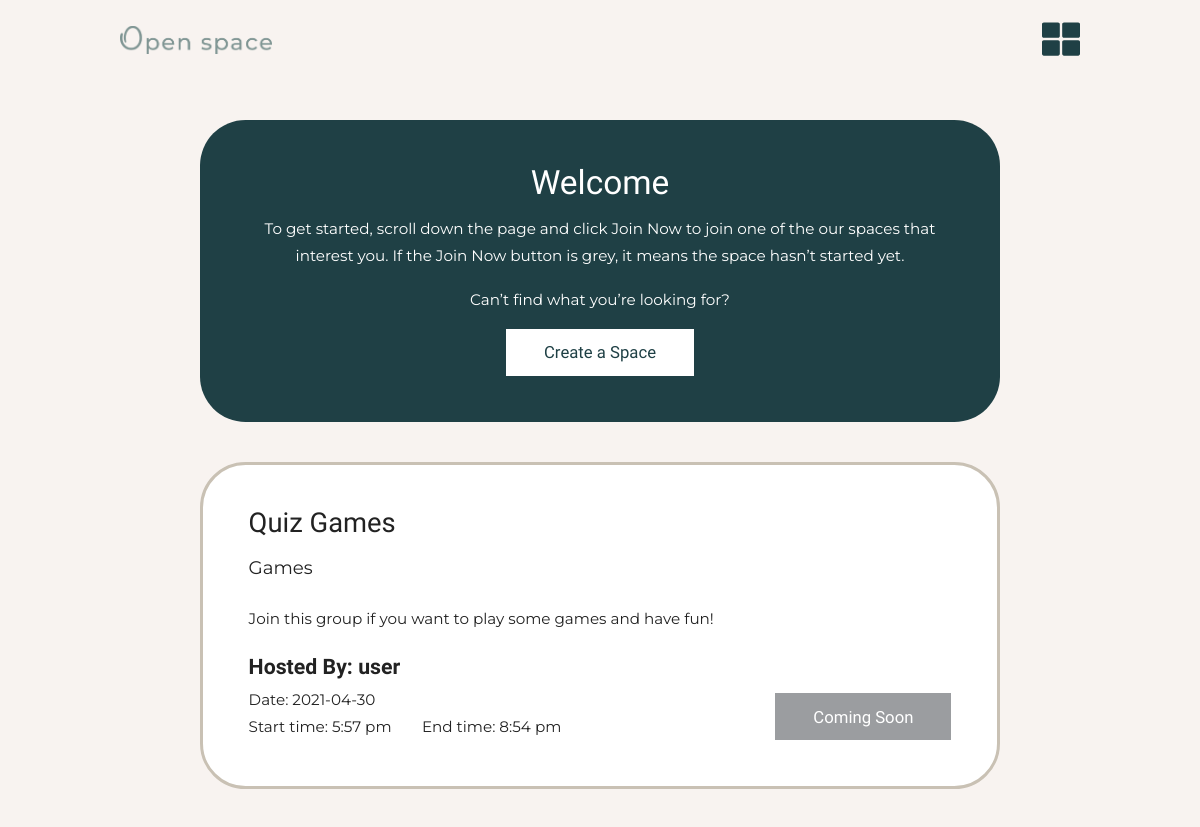
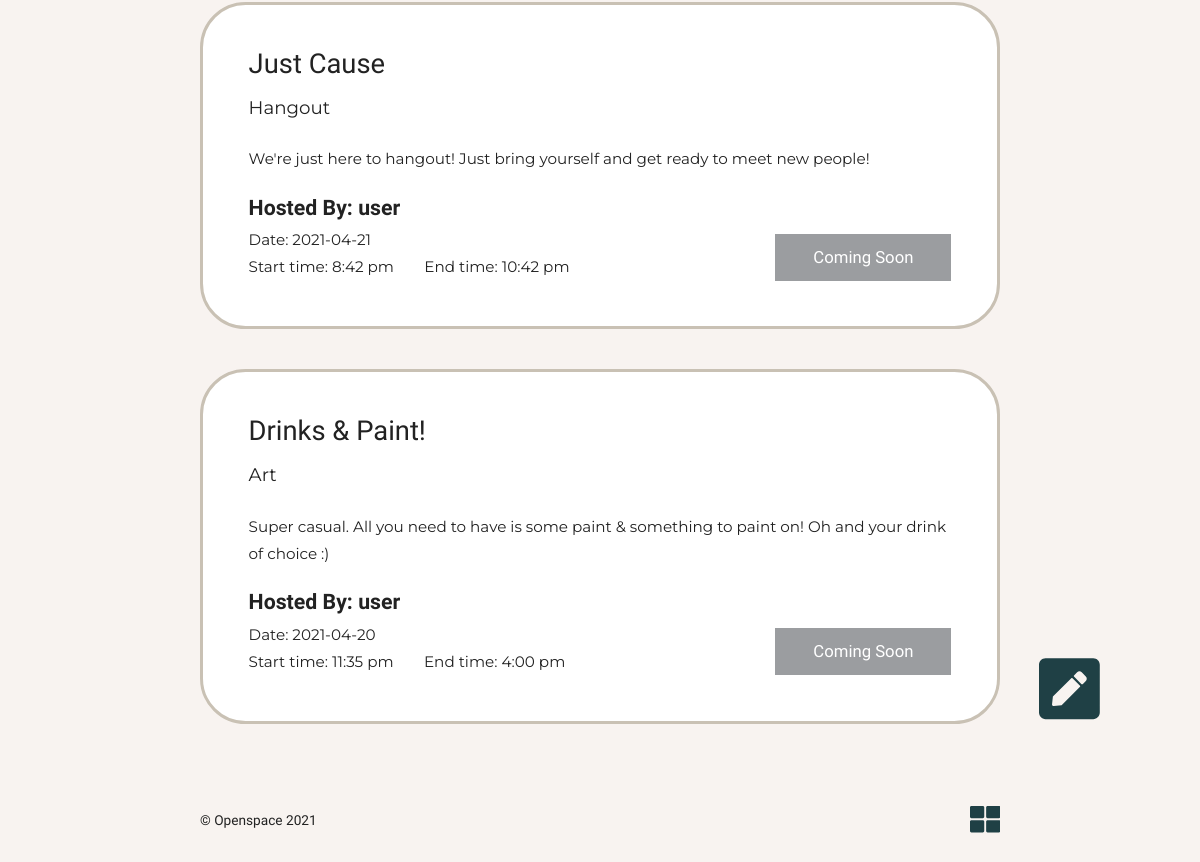
Page /dashboard.php (signed in) on the earlier database version (2 pictures, top to bottom).
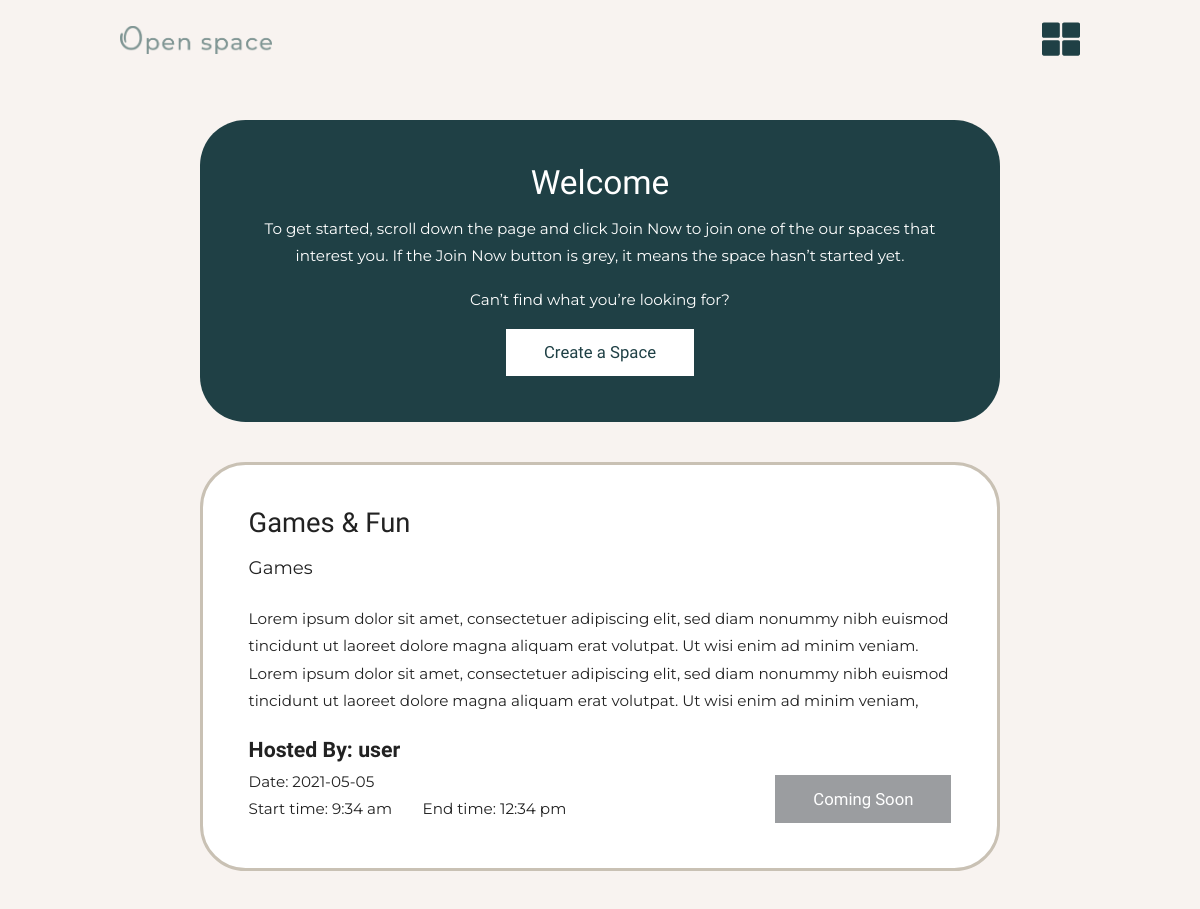
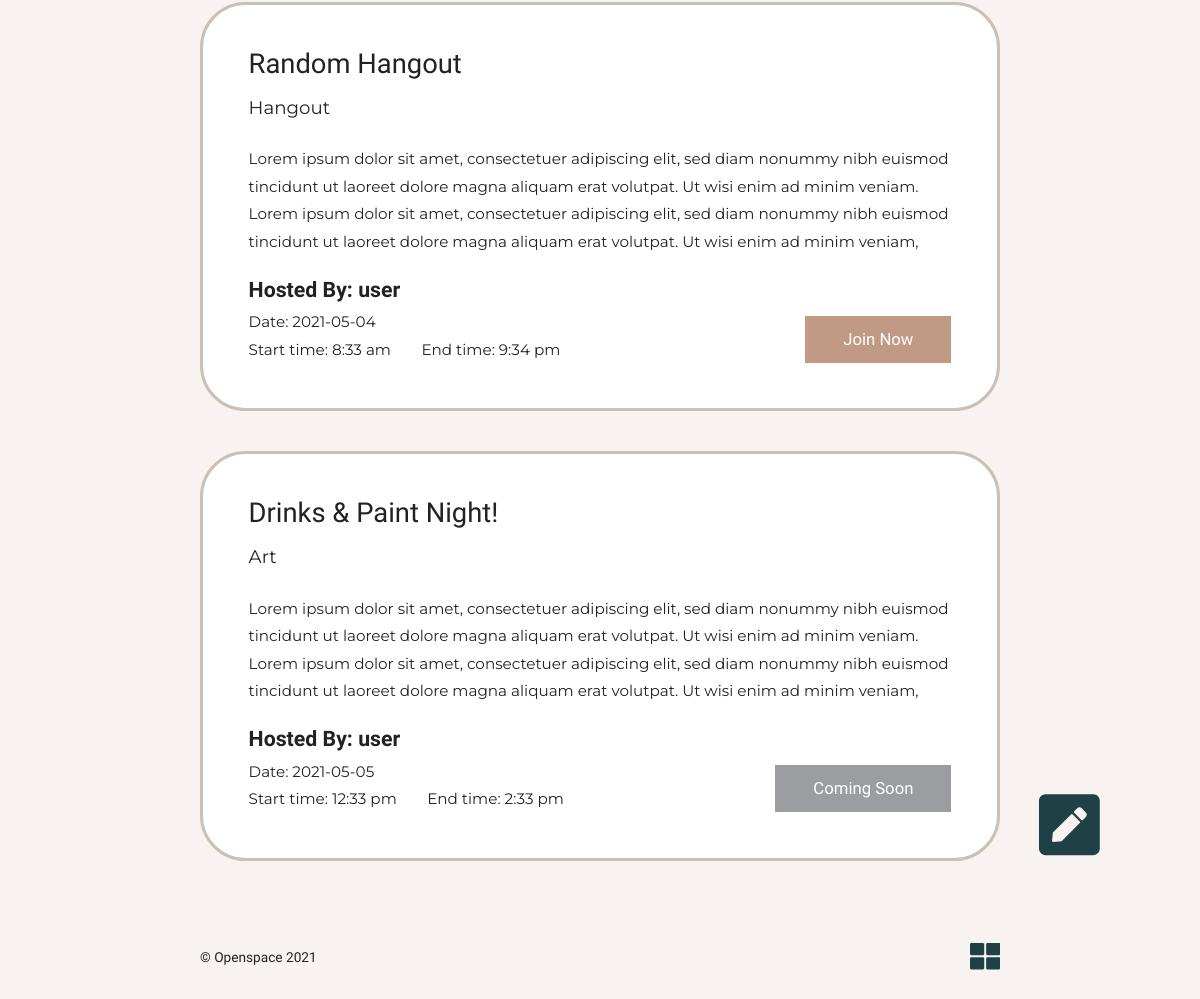
Same page on the later database version (2 pictures, top to bottom).
### tables this page shows
CREATE TABLE `spaces` (
  `id` int(11) NOT NULL,
  `name` varchar(255) NOT NULL,
  `category` int(11) NOT NULL,
  `recentlyAdded` tinyint(1) NOT NULL DEFAULT '0',
  `description` text NOT NULL,
  `host` int(11) NOT NULL,
  `date` date NOT NULL,
  `startTime` time NOT NULL,
  `endTime` time NOT NULL,
  `link` varchar(255) NOT NULL,
  `isactive` tinyint(1) NOT NULL DEFAULT '1'
);

CREATE TABLE `categories` (
  `id` int(11) NOT NULL,
  `name` varchar(255) NOT NULL
);

CREATE TABLE `users` (
  `id` int(11) NOT NULL,
  `email` varchar(255) NOT NULL,
  `firstName` varchar(255) NOT NULL,
  `lastName` varchar(255) NOT NULL,
  `username` varchar(255) NOT NULL,
  `password` varchar(255) NOT NULL,
  `birthday` date NOT NULL,
  `gender` varchar(255) NOT NULL
);

### classes/Db.php (called while the page is built, shortened)
<?php
class Db {
    public function connect() {
        $configArray = parse_ini_file("../../openspacesdb.ini");
        $host = $configArray['host'];
        $username = $configArray['username'];
        $password = $configArray['password'];
        $database = $configArray['database'];
        return mysqli_connect($host, $username, $password, $database);
    }
    static public function doQuery($sql) {
        $Db= new Db();
        $query = mysqli_query($Db->connect(), $sql);
        return $query;
    }
    static public function getAllEntries($sql) {
        $Db = new Db();
        $result = $Db->doQuery($sql);
        $data = array();
        while($getResult = mysqli_fetch_assoc($result)) {
            $data[] = $getResult;
        }
        return $data;
    }
}
?>

### classes/Space.php (called while the page is built, shortened)
<?php
class Space {
    public function __construct() {
        $results = Db::getAllEntries("SELECT * FROM spaces");
    }
    public function display($sql) {
        $results = Db::getAllEntries($sql);
        return $results;
    }
    static public function checkTime($date, $startTime, $endTime) {
        if(date("Y-m-d")==$date && date("H:i a")>=$startTime && date("H:i a")<=$endTime){
            return $bIsActive = true;
        } else {
            return $bIsActive = false;
        }
    }
}
?>

### dashboard.php (the view, shortened to what this page needs)
<?php
include("classes/Db.php");
include("classes/Space.php");
$bodyId = "dashboard";
include("snippets/header.php");
include("snippets/headerNaviBar.php");
?>
<section class="page defaultPage">
    <div class="handle">
        <article class="createOwnSpace">
            <div class="container">
                <h2>Welcome</h2>
                <p>To get started, scroll down the page and click Join Now to join one of the our spaces that interest you. If the Join Now button is grey, it means the space hasn’t started yet.</p>
                <p>Can’t find what you’re looking for?</p>
                <a href="createSpace.php" class="btn-2">Create a Space</a>
            </div>
        </article>
        <article class="spaceList">
            <?php
                $oSpace = new Space;
                $spaces = $oSpace->display("SELECT categories.name as categoryName, users.username, spaces.* FROM spaces LEFT JOIN categories on spaces.category = categories.id LEFT JOIN users on users.id = spaces.host WHERE isactive=1 ORDER BY id DESC");
                foreach($spaces as $space) {
            ?>
            <div class="spaceCard">
                <div class="title">
                    <h3><?=$space["name"]?></h3>
                    <p><?=$space["categoryName"]?></p>
                </div>
                <div class="description">
                    <p><?=$space["description"]?></p>
                </div>
                <div class="info">
                    <div class="text">
                        <h4>Hosted By: <?=$space["username"]?></h4>
                        <p>Date: <?=$space["date"]?></p>
                        <div class="time">
                            <p>Start time: <?=date("g:i a", strtotime($space["startTime"]));?></p>
                            <p>End time: <?=date("g:i a", strtotime($space["endTime"]));?></p>
                        </div>
                    </div>
                    <?php
                        if(Space::checkTime($space["date"], $space["startTime"], $space["endTime"])){
                            ?>
                                <div class="button">
                                    <a href="<?=$space["link"]?>" class="btn-1">Join Now</a>
                                </div>
                            <?php
                        } else {
                            ?>
                                <div class="button">
                                    <a href="<?=$space["link"]?>" class="btn-inactive">Coming Soon</a>
                                </div>
                            <?php
                        }
                    ?>
                </div>
            </div>
                <?php
                    }
                ?>
        </article>
        <article class="createSpaceIcon">
            <div class="container">
                <a href="createSpace.php">
                </a>
            </div>
        </article>
    </div>
</section>
<?php
include("snippets/naviFooter.php");
?>

### snippets/header.php (shortened to what this page needs)
<!DOCTYPE html>
<html lang="en">
<head>
    <link rel="stylesheet" href="css/reset.css" type="text/css">
    <link rel="stylesheet" href="css/common.css" type="text/css">
    <link rel="stylesheet" href="css/style.css" type="text/css">
</head>
<body id="<?=$bodyId?>">

### snippets/headerNaviBar.php (shortened to what this page needs)
<nav class="headerNaviBar">
    <div class="handle">
        <div class="logo">
            <a href="#">
                <img src="imgs/OpenspacelogoColor.png" alt="Open space Logo"/>
            </a>
        </div>
        <div class="naviIcons">
            <a href="dashboard.php" class="naviLink">
            </a>
        </div>
    </div>
</nav>

### snippets/naviFooter.php (shortened to what this page needs)
<nav class="naviFooter">
    <div class="handle">
        <div class="copyright">
            <p>&copy; Openspace 2021</p>
        </div>
        <div class="naviIcons">
            <a href="#" class="naviLink">
            </a>
        </div>
    </div>
</nav>

### css/common.css (style rules this page uses)
* { -webkit-box-sizing: border-box; box-sizing: border-box; }
html { font-family: "Montserrat", sans-serif; font-size: 85%; }
body { background-color: #f8f3f0; }
img { max-width: 100%; }
h1, h2, h3, h4, h5 { font-family: "Quattrocento", serif; }
h2 { font-size: 2.2rem; }
h3 { font-size: 1.8rem; }
h4 { font-size: 1.4rem; }
p { line-height: 1.8rem; }
.handle { width: 90%; margin: 0 auto; max-width: 800px; }
@media screen and (min-width: 960px) { .handle { width: 80%; } }
@media screen and (min-width: 601px) { html { font-size: 95%; } }
[class*="btn-"] { text-decoration: none; outline: none; border-style: none; display: inline-block; font-family: "Quattrocento", serif; font-size: 1.1rem; padding: 1rem 2.5rem; -webkit-transition: all 0.1s linear; transition: all 0.1s linear; }
.btn-1 { color: #ffffff; background-color: #c09a85; }
.btn-2 { color: #1f4045; background-color: #ffffff; }
.btn-inactive { color: #ffffff; background-color: #9B9DA0; pointer-events: none; }
.headerNaviBar { width: 100%; position: fixed; top: 0; bottom: 0; background-color: #f8f3f0; height: 10vh; display: -webkit-box; display: -webkit-flex; display: -ms-flexbox; display: flex; -webkit-flex-wrap: wrap; -ms-flex-wrap: wrap; flex-wrap: wrap; -webkit-box-align: center; -webkit-align-items: center; -ms-flex-align: center; align-items: center; }
.headerNaviBar .handle { display: -webkit-box; display: -webkit-flex; display: -ms-flexbox; display: flex; -webkit-box-align: center; -webkit-align-items: center; -ms-flex-align: center; align-items: center; max-width: 1000px; }
.headerNaviBar .handle .naviIcons { width: 50%; display: -webkit-box; display: -webkit-flex; display: -ms-flexbox; display: flex; -webkit-box-pack: end; -webkit-justify-content: flex-end; -ms-flex-pack: end; justify-content: flex-end; }
.headerNaviBar .handle .naviIcons a { display: block; text-decoration: none; color: #1f4045; -webkit-transition: all 0.1s linear; transition: all 0.1s linear; margin-left: 1.2rem; }
.headerNaviBar .handle .naviIcons a svg { width: 2rem; }
@media screen and (min-width: 480px) { .headerNaviBar .handle .naviIcons a { margin-left: 1.3rem; } }
@media screen and (min-width: 480px) { .headerNaviBar .handle .naviIcons a svg { width: 2.5rem; } }
.headerNaviBar .handle .logo { width: 50%; }
.headerNaviBar .handle .logo img { width: 10rem; }
.naviFooter { margin-top: 5vh; margin-bottom: 6vh; }
.naviFooter .handle { height: 100%; display: -webkit-box; display: -webkit-flex; display: -ms-flexbox; display: flex; -webkit-flex-wrap: wrap; -ms-flex-wrap: wrap; flex-wrap: wrap; -webkit-box-pack: justify; -webkit-justify-content: space-between; -ms-flex-pack: justify; justify-content: space-between; -webkit-box-align: center; -webkit-align-items: center; -ms-flex-align: center; align-items: center; }
.naviFooter .handle .copyright { font-family: "Quattrocento", serif; font-size: .9rem; }
.naviFooter .handle a { font-family: "Quattrocento", serif; font-weight: 600; text-decoration: none; color: #1f4045; -webkit-transition: all 0.1s linear; transition: all 0.1s linear; margin-left: 0.8rem; }
.naviFooter .handle a svg { width: 2rem; }

Differences in the rows shown:
no longer on this page (row edited): spaces: name "Quiz Games", category.name "Games", description "Join this group if you want to play some games and have fun!", host.username "user", date "2021-04-30", startTime "5:57 pm", endTime "8:54 pm"
no longer on this page (row edited): spaces: name "Just Cause", category.name "Hangout", description "We're just here to hangout! Just bring yourself and get ready to meet new people!", host.username "user", date "2021-04-21", startTime "8:42 pm", endTime "10:42 pm"
no longer on this page (row edited): spaces: name "Drinks & Paint!", category.name "Art", description "Super casual. All you need to have is some paint & something to paint on! Oh and your drink of choice :)", host.username "user", date "2021-04-20", startTime "11:35 pm", endTime "4:00 pm"
added spaces: name "Games & Fun", category.name "Games", description "Lorem ipsum dolor sit amet, consectetuer adipiscing elit, sed diam nonummy nibh euismod tincidunt ut laoreet dolore magna aliquam erat volutpat. Ut wisi enim ad minim veniam. Lorem ipsum dolor sit amet, consectetuer adipiscing elit, sed diam nonummy nibh euismod tincidunt ut laoreet dolore magna aliquam erat volutpat. Ut wisi enim ad minim veniam,", host.username "user", date "2021-05-05", startTime "9:34 am", endTime "12:34 pm"
added spaces: name "Random Hangout", category.name "Hangout", description "Lorem ipsum dolor sit amet, consectetuer adipiscing elit, sed diam nonummy nibh euismod tincidunt ut laoreet dolore magna aliquam erat volutpat. Ut wisi enim ad minim veniam. Lorem ipsum dolor sit amet, consectetuer adipiscing elit, sed diam nonummy nibh euismod tincidunt ut laoreet dolore magna aliquam erat volutpat. Ut wisi enim ad minim veniam,", host.username "user", date "2021-05-04", startTime "8:33 am", endTime "9:34 pm"
added spaces: name "Drinks & Paint Night!", category.name "Art", description "Lorem ipsum dolor sit amet, consectetuer adipiscing elit, sed diam nonummy nibh euismod tincidunt ut laoreet dolore magna aliquam erat volutpat. Ut wisi enim ad minim veniam. Lorem ipsum dolor sit amet, consectetuer adipiscing elit, sed diam nonummy nibh euismod tincidunt ut laoreet dolore magna aliquam erat volutpat. Ut wisi enim ad minim veniam,", host.username "user", date "2021-05-05", startTime "12:33 pm", endTime "2:33 pm"
